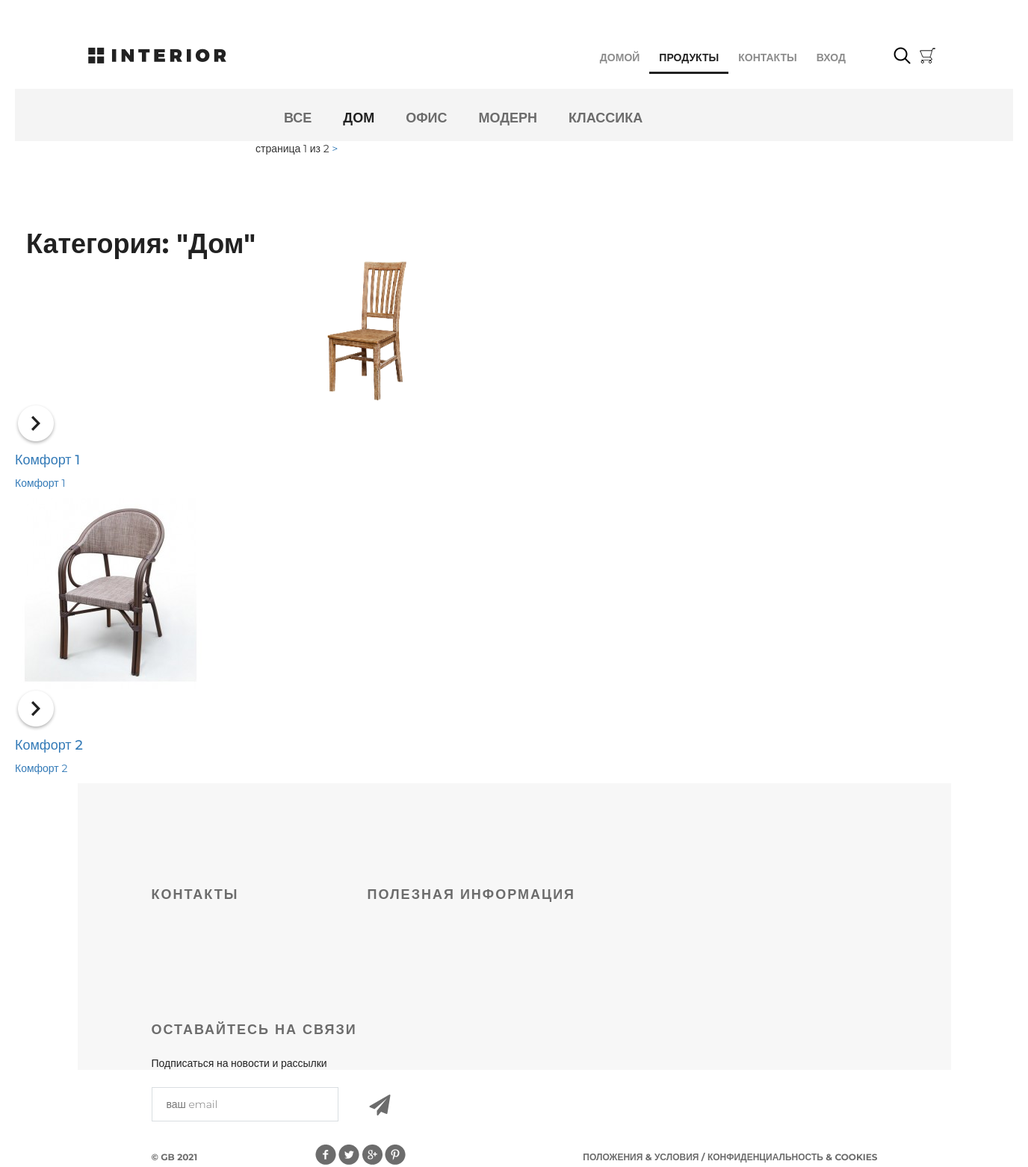
Page /products/category/1/ on the committed database.
### mainapp/models.py (models this page shows, shortened)
class ProductCategory(models.Model):
    name = models.CharField(max_length=64, unique=True, verbose_name="Имя")
    description = models.TextField(verbose_name="Описание")
    is_active = models.BooleanField(default=True, verbose_name="активна")

class Product(models.Model):
    category = models.ForeignKey(ProductCategory, on_delete=models.CASCADE, verbose_name="Категория")
    name = models.CharField(max_length=128, verbose_name="Название")
    image = models.ImageField(upload_to="products_images", blank=True, verbose_name="Картинка")
    short_desc = models.CharField(max_length=128, verbose_name="Краткое описание")
    description = models.TextField(verbose_name="Описание", blank=True)
    price = models.DecimalField(max_digits=8, decimal_places=2, default=0, verbose_name="Цена")
    quantity = models.PositiveSmallIntegerField(default=0, verbose_name="Количество")
    is_active = models.BooleanField(default=True, verbose_name="активна")

### mainapp/views.py (the view, shortened to what this page needs)
# urls.py: path('', mainapp.products, name="index"),
def products(request, pk=None, page=1):
    links_menu = ProductCategory.objects.all()
    if pk is not None:
        if pk == 0:
            products_list = Product.objects.all()
            category = {"name": "Все", "pk": 0}
        else:
            category = get_object_or_404(ProductCategory, pk=pk)
            products_list = Product.objects.filter(category__pk=pk)
        paginator = Paginator(products_list,2)
        try:
            product_paginator = paginator.page(page)
        except PageNotAnInteger:
            product_paginator = paginator.page(1)
        except EmptyPage:
            product_paginator = paginator.page(paginator.num_pages)
        content = {
            'title': 'Продукты',
            'links_menu': links_menu,
            'products': product_paginator,
            'category': category,
        }
        return render(request, 'mainapp/products_list.html', content)

### mainapp/context_processors.py (called while the page is built)
def basket(request):
    basket_item = []
    if request.user.is_authenticated:
        basket_item = Basket.objects.filter(user=request.user)
    return {
        "basket": basket_item
    }

### mainapp/templates/mainapp/products_list.html (shortened to what this page needs)
{% extends "mainapp/base.html" %}
{% load static %}
{% block menu %}
<div class="hero-white">
    {% block inc_menu %}
    {{block.super}}
    {% endblock %}
</div>
{% endblock %}
{% block content %}
<div class="details">
    <div class="links clearfix">
        {% include 'mainapp/includes/inc_categories.html' %}
    </div>
    <div class="title clearfix">
        <h2>Категория: "{{category.name| title}}"</h2>
        <div class="paginator">
            <span class="current">
            страница {{ products.number }} из
            {{ products.paginator.num_pages }}
          </span>
            {% if products.has_next %}
            <a href="{% url 'products:page' category.pk products.next_page_number %}">
                >
            </a>
            {% endif %}
        </div>
    </div>
    <div class="category-products clearfix">
        {% for product in products %}
        <div class="block">
            <a href="{% url 'products:product' product.pk %}"><img src="/media/{{product.image}}" alt="">
                <div class="text">
                    <img src="{% static 'img/icon-hover.png' %}" alt="img">
                    <h4>{{product.name}}</h4>
                    <p>{{product.name}}</p>
                </div>
            </a>
        </div>
        {%endfor%}
    </div>
</div>
{% endblock %}

### mainapp/templates/mainapp/includes/inc_categories.html
<ul class="links-menu">
    <li><a href="{% url 'products:category' 0 %}" class="{% if request.resolver_match.kwargs.pk == 0 %} active {% endif %}">Все</a></li>
    {% for link in links_menu %}
        <li><a href="{% url 'products:category' link.pk %}" class="{% if request.resolver_match.kwargs.pk == link.pk %} active {% endif %}">{{link.name}}</a></li>
    {% endfor %}
</ul>

### static/style.css (style rules this page uses)
* { margin: 0; padding: 0; }
body { font-family: 'Montserrat', sans-serif; }
html, body { height: 100%; }
.clearfix:after { content: ""; display: block; clear: both; }
.title { height: 152px; margin-right: 15px; }
.title h2 { float: left; margin-top: 118px; color: #212121; font-size: 36px; font-weight: 700; text-align: left; margin-left: 15px; }
.hero-white { background-color: #fff; height: 119px; padding-left: 98px; padding-right: 211px; position: relative; }
.links { height: 70px; background-color: #f4f4f4; position: relative; padding-left: 360px; }
.links-menu { margin: 27px auto 0px; position: absolute; }
.links-menu li { float: left; list-style-type: none; padding-right: 42px; }
.links-menu li a { text-decoration: none; color: #6c6c6c; font-size: 18px; font-weight: 700; text-transform: uppercase; }
.links-menu .active { color: #212121; font-size: 18px; font-weight: 700; }

### rows in the picture
ProductCategory: name "ДОМ", name "Дом"
ProductCategory: name "ОФИС"
ProductCategory: name "МОДЕРН"
ProductCategory: name "КЛАССИКА"
Product: image (picture), name "Комфорт 1"
Product: image (picture), name "Комфорт 2"

### other values in the picture
{{ products.number }} "1"
{{ products.paginator.num_pages }} "2"
